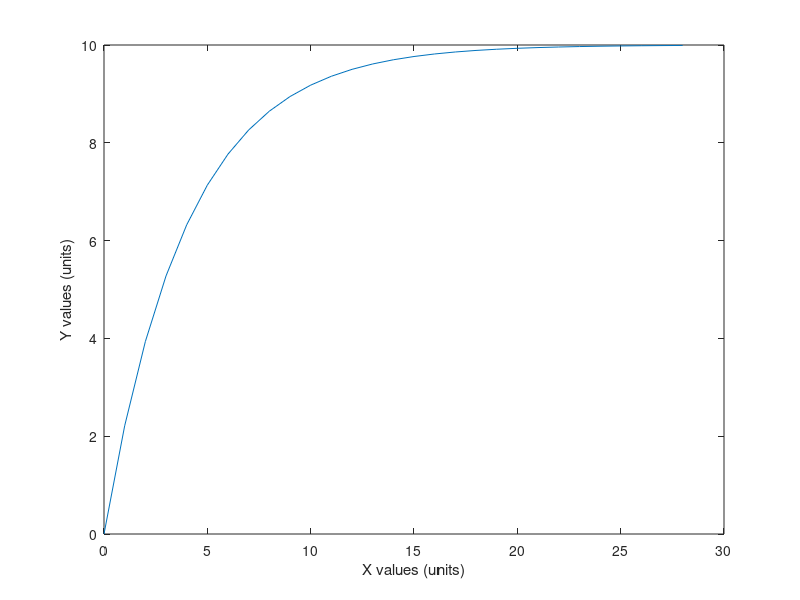

Recreate this plot in MATLAB.
clear;

x = 0;
y = 0;
i = 0; %array counter
yarray = [];
xarray = [];

while y < 9.99
    y = 10*(1-exp(-x/4));
    i = i+1;
    yarray(i) = y;
    xarray(i) = x;
    x = x+1;
end

xmax = x;
plot(xarray, yarray);
xlabel("X values (units)")
ylabel("Y values (units)")